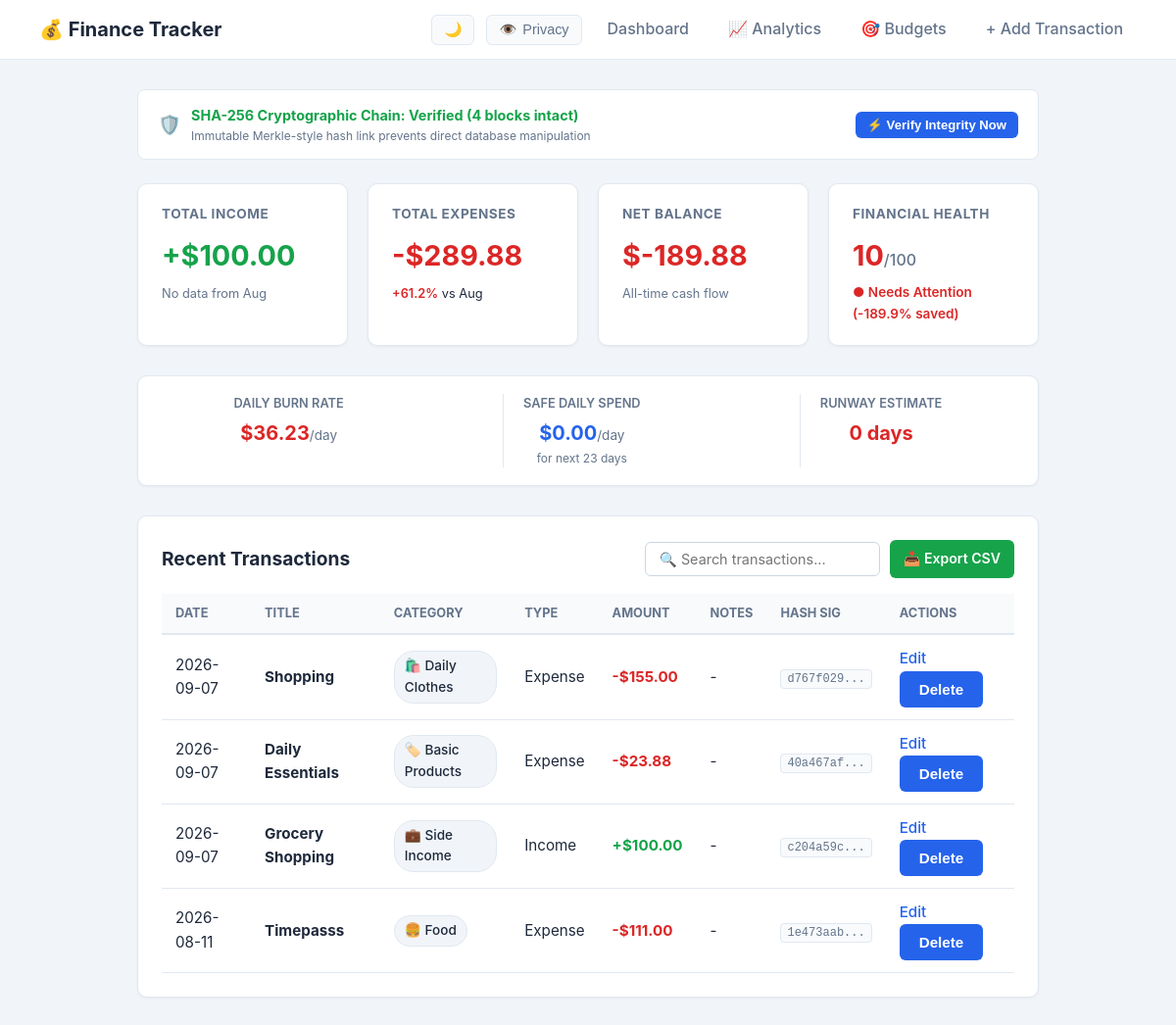
The page / on the database its author committed.
### tables this page shows
CREATE TABLE transactions (
    id INTEGER PRIMARY KEY AUTOINCREMENT,
    title TEXT NOT NULL,
    amount REAL NOT NULL CHECK(amount > 0),
    type TEXT NOT NULL CHECK(type IN ('income', 'expense')),
    category TEXT NOT NULL,
    date TEXT NOT NULL CHECK(date GLOB '[0-9][0-9][0-9][0-9]-[0-1][0-9]-[0-3][0-9]'),
    notes TEXT
, prev_hash TEXT NOT NULL DEFAULT '0', curr_hash TEXT NOT NULL DEFAULT '');

### app.py (the view)
@app.route('/')
def index():
    conn = get_db_connection()
    ensure_hash_columns(conn)
    transactions = conn.execute(
        'SELECT * FROM transactions ORDER BY date DESC, id DESC'
    ).fetchall()
    total_income = sum(row['amount'] for row in transactions if row['type'] == 'income')
    total_expense = sum(row['amount'] for row in transactions if row['type'] == 'expense')
    balance = total_income - total_expense
    health_stats = calculate_financial_health(total_income, total_expense)
    burn_stats = calculate_burn_rate_and_runway(total_expense, balance)
    comparison = get_month_comparison(conn)
    budget_progress = get_budget_progress(conn)
    is_valid, bad_id, total_checked = verify_ledger_integrity(conn)
    conn.close()
    return render_template(
        'index.html',
        transactions=transactions,
        total_income=total_income,
        total_expense=total_expense,
        balance=balance,
        health_stats=health_stats,
        burn_stats=burn_stats,
        comparison=comparison,
        budget_progress=budget_progress,
        ledger_valid=is_valid,
        compromised_id=bad_id,
        total_verified=total_checked
    )

### templates/index.html (shortened to what this page needs)
{% extends 'base.html' %}
{% block content %}
<div style="background: var(--bg-card); padding: 14px 20px; border-radius: 8px; border: 1px solid var(--border-color); margin-bottom: 24px; display: flex; justify-content: space-between; align-items: center; flex-wrap: wrap; gap: 12px;">
    <div style="display: flex; align-items: center; gap: 10px;">
        <span style="font-size: 1.2rem;">{% if ledger_valid %}🛡️{% else %}🚨{% endif %}</span>
        <div>
            <div style="font-size: 0.9rem; font-weight: 700; color: {% if ledger_valid %}var(--income){% else %}var(--expense){% endif %};">
                {% if ledger_valid %}
                    SHA-256 Cryptographic Chain: Verified ({{ total_verified }} blocks intact)
                {% else %}
                    TAMPER ALERT: Broken Chain at Transaction #{{ compromised_id }}!
                {% endif %}
            </div>
            <div style="font-size: 0.75rem; color: var(--text-muted);">Immutable Merkle-style hash link prevents direct database manipulation</div>
        </div>
    </div>
    <form method="POST" action="{{ url_for('audit_verify') }}" style="margin: 0; padding: 0; background: none; border: none; box-shadow: none;">
        <button type="submit" class="btn-control" style="font-size: 0.82rem; padding: 6px 12px; cursor: pointer;">
            ⚡ Verify Integrity Now
        </button>
    </form>
</div>
<section class="summary">
    <div class="card income">
        <h3>Total Income</h3>
        <p class="money-value" style="color: var(--income);">+${{ "%.2f"|format(total_income) }}</p>
        <div style="font-size: 0.8rem; margin-top: 6px;">
            {% if comparison.income_change is not none %}
                {% if comparison.income_change >= 0 %}
                    <span style="color: var(--income); font-weight: 600;">+{{ comparison.income_change }}%</span> vs {{ comparison.prev_month_name }}
                {% else %}
                    <span style="color: var(--expense); font-weight: 600;">{{ comparison.income_change }}%</span> vs {{ comparison.prev_month_name }}
                {% endif %}
            {% else %}
                <span style="color: var(--text-muted);">No data from {{ comparison.prev_month_name }}</span>
            {% endif %}
        </div>
    </div>
    <div class="card expense">
        <h3>Total Expenses</h3>
        <p class="money-value" style="color: var(--expense);">-${{ "%.2f"|format(total_expense) }}</p>
        <div style="font-size: 0.8rem; margin-top: 6px;">
            {% if comparison.expense_change is not none %}
                {% if comparison.expense_change <= 0 %}
                    <span style="color: var(--income); font-weight: 600;">{{ comparison.expense_change }}%</span> vs {{ comparison.prev_month_name }}
                {% else %}
                    <span style="color: var(--expense); font-weight: 600;">+{{ comparison.expense_change }}%</span> vs {{ comparison.prev_month_name }}
                {% endif %}
            {% else %}
                <span style="color: var(--text-muted);">No data from {{ comparison.prev_month_name }}</span>
            {% endif %}
        </div>
    </div>
    <div class="card balance">
        <h3>Net Balance</h3>
        <p class="money-value" style="color: {% if balance >= 0 %}var(--income){% else %}var(--expense){% endif %};">
            ${{ "%.2f"|format(balance) }}
        </p>
        <div style="font-size: 0.8rem; margin-top: 6px; color: var(--text-muted);">
            All-time cash flow
        </div>
    </div>
    <div class="card health">
        <h3>Financial Health</h3>
        <p style="color: {{ health_stats.color }};">
            {{ health_stats.score }}<span style="font-size: 1rem; color: var(--text-muted); font-weight: 500;">/100</span>
        </p>
        <div style="font-size: 0.85rem; margin-top: 4px; color: {{ health_stats.color }}; font-weight: 600;">
            ● {{ health_stats.status }} ({{ health_stats.savings_rate }}% saved)
        </div>
    </div>
</section>
<section style="background: var(--bg-card); padding: 18px 24px; border-radius: 10px; border: 1px solid var(--border-color); box-shadow: 0 1px 3px rgba(0,0,0,0.05); margin-bottom: 30px; display: flex; justify-content: space-around; flex-wrap: wrap; gap: 15px; text-align: center;">
    <div>
        <div style="font-size: 0.8rem; color: var(--text-muted); text-transform: uppercase; font-weight: 600;">Daily Burn Rate</div>
        <div class="money-value" style="font-size: 1.25rem; font-weight: 700; color: var(--expense); margin-top: 4px;">
            ${{ "%.2f"|format(burn_stats.daily_burn_rate) }}<span style="font-size: 0.85rem; color: var(--text-muted); font-weight: normal;">/day</span>
        </div>
    </div>
    <div style="border-left: 1px solid var(--border-color); padding-left: 20px;">
        <div style="font-size: 0.8rem; color: var(--text-muted); text-transform: uppercase; font-weight: 600;">Safe Daily Spend</div>
        <div class="money-value" style="font-size: 1.25rem; font-weight: 700; color: var(--primary); margin-top: 4px;">
            ${{ "%.2f"|format(burn_stats.safe_daily_spend) }}<span style="font-size: 0.85rem; color: var(--text-muted); font-weight: normal;">/day</span>
        </div>
        <div style="font-size: 0.75rem; color: var(--text-muted);">for next {{ burn_stats.days_remaining }} days</div>
    </div>
    <div style="border-left: 1px solid var(--border-color); padding-left: 20px;">
        <div style="font-size: 0.8rem; color: var(--text-muted); text-transform: uppercase; font-weight: 600;">Runway Estimate</div>
        <div style="font-size: 1.25rem; font-weight: 700; color: {% if burn_stats.runway_days and burn_stats.runway_days > 30 %}var(--income){% elif burn_stats.runway_days and burn_stats.runway_days > 14 %}#f59e0b{% else %}var(--expense){% endif %}; margin-top: 4px;">
            {% if burn_stats.runway_days is not none %}
                {{ burn_stats.runway_days }} days
            {% else %}
                ∞ (No burn)
            {% endif %}
        </div>
    </div>
</section>
<section class="transactions">
    <div class="table-header-row">
        <h2>Recent Transactions</h2>
        <div style="display: flex; gap: 10px; align-items: center; flex-wrap: wrap;">
            <input type="text" id="transactionSearch" class="search-input" placeholder="🔍 Search transactions..." onkeyup="filterTransactions()">
            <a href="{{ url_for('export_csv') }}" style="background: var(--income); color: white; padding: 8px 14px; border-radius: 6px; text-decoration: none; font-size: 0.88rem; font-weight: 600; display: inline-flex; align-items: center; gap: 6px;">
                📥 Export CSV
            </a>
        </div>
    </div>
    <table id="transactionsTable">
        <thead>
            <tr>
                <th>Date</th>
                <th>Title</th>
                <th>Category</th>
                <th>Type</th>
                <th>Amount</th>
                <th>Notes</th>
                <th>Hash Sig</th>
                <th>Actions</th>
            </tr>
        </thead>
        <tbody>
            {% for t in transactions %}
            <tr class="transaction-row">
                <td>{{ t['date'] }}</td>
                <td class="searchable-title"><strong>{{ t['title'] }}</strong></td>
                <td>
                    <span class="category-badge">
                        {% set cat = t['category']|lower %}
                        {% if 'food' in cat or 'grocer' in cat or 'din' in cat %}🍔
                        {% elif 'salary' in cat or 'income' in cat or 'freelance' in cat %}💼
                        {% elif 'rent' in cat or 'house' in cat or 'home' in cat %}🏠
                        {% elif 'util' in cat or 'bill' in cat or 'electric' in cat %}💡
                        {% elif 'trans' in cat or 'car' in cat or 'fuel' in cat or 'uber' in cat %}🚗
                        {% elif 'shop' in cat or 'cloth' in cat %}🛍️
                        {% elif 'entertain' in cat or 'movie' in cat or 'game' in cat %}🎬
                        {% elif 'health' in cat or 'med' in cat or 'doctor' in cat %}💊
                        {% else %}🏷️{% endif %}
                        {{ t['category'] }}
                    </span>
                </td>
                <td>{{ t['type']|capitalize }}</td>
                <td class="money-value" style="font-weight: bold; color: {% if t['type'] == 'income' %}var(--income){% else %}var(--expense){% endif %};">
                    {% if t['type'] == 'income' %}+{% else %}-{% endif %}${{ "%.2f"|format(t['amount']) }}
                </td>
                <td class="searchable-notes">{{ t['notes'] if t['notes'] else '-' }}</td>
                <td>
                    <code style="font-size: 0.75rem; background: var(--bg-subtle); padding: 2px 6px; border-radius: 4px; border: 1px solid var(--border-color); color: var(--text-muted);" title="{{ t['curr_hash'] }}">
                        {{ (t['curr_hash'] or '00000000')[:8] }}...
                    </code>
                </td>
                <td>
                    <a href="{{ url_for('edit_transaction', id=t['id']) }}">Edit</a>
                    <form method="POST" action="{{ url_for('delete_transaction', id=t['id']) }}" style="display:inline;">
                        <button type="submit" onclick="return confirm('Are you sure you want to delete this transaction?');">Delete</button>
                    </form>
                </td>
            </tr>
            {% else %}
            <tr>
                <td colspan="8" style="text-align: center; padding: 20px; color: var(--text-muted);">
                    No transactions found. <a href="{{ url_for('add_transaction') }}">Add one to get started!</a>
                </td>
            </tr>
            {% endfor %}
        </tbody>
    </table>
</section>
{% endblock %}

### templates/base.html (shortened to what this page needs)
<!DOCTYPE html>
<html lang="en">
<head>
</head>
<body>
    <nav>
        <div class="logo">💰 Finance Tracker</div>
        <ul>
            <li>
                <button id="themeToggle" class="btn-control" onclick="toggleTheme()" title="Toggle Dark/Light Mode">
                    <span id="themeIcon">🌙</span>
                </button>
            </li>
            <li>
                <button id="privacyToggle" class="btn-control" onclick="togglePrivacyMode()" title="Toggle Private Numbers">
                    <span id="privacyIcon">👁️</span> <span id="privacyText">Privacy</span>
                </button>
            </li>
            <li><a href="{{ url_for('index') }}">Dashboard</a></li>
            <li><a href="{{ url_for('analytics') }}">📈 Analytics</a></li>
            <li><a href="{{ url_for('manage_budgets') }}">🎯 Budgets</a></li>
            <li><a href="{{ url_for('add_transaction') }}">+ Add Transaction</a></li>
        </ul>
    </nav>
    <main class="container">
        {% block content %}{% endblock %}
    </main>
</body>
</html>

### rows shown on the page
transactions: date "2026-09-07", title "Shopping", category "Daily Clothes", type "Expense", amount "155.00", notes "-", curr_hash "d767f029"
transactions: date "2026-09-07", title "Daily Essentials", category "Basic Products", type "Expense", amount "23.88", notes "-", curr_hash "40a467af"
transactions: date "2026-09-07", title "Grocery Shopping", category "Side Income", type "Income", amount "100.00", notes "-", curr_hash "c204a59c"
transactions: date "2026-08-11", title "Timepasss", category "Food", type "Expense", amount "111.00", notes "-", curr_hash "1e473aab"

### other values the page prints
{{ total_verified }} "4"
{{ "%.2f"|format(total_income) }} "100.00"
{{ comparison.prev_month_name }} "Aug"
{{ "%.2f"|format(total_expense) }} "289.88"
{{ comparison.expense_change }} "61.2"
{{ "%.2f"|format(balance) }} "-189.88"
{{ health_stats.score }} "10"
{{ health_stats.status }} "Needs Attention"
{{ health_stats.savings_rate }} "-189.9"
{{ "%.2f"|format(burn_stats.daily_burn_rate) }} "36.23"
{{ "%.2f"|format(burn_stats.safe_daily_spend) }} "0.00"
{{ burn_stats.days_remaining }} "23"
{{ burn_stats.runway_days }} "0"
